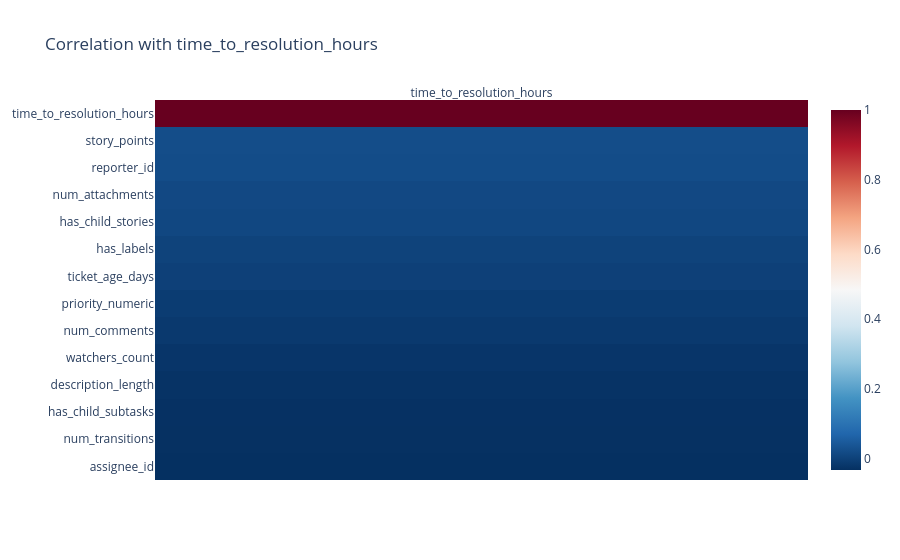

Notebook source saved alongside this figure:
### Markdown cell above
### Correlation Plots

### Code cell
# Select numeric columns only
numeric_data = df.select_dtypes(include=[np.number])

# Choose your target column
target_col = "time_to_resolution_hours"  # change this

# Compute correlation with the target column
corr_with_target = numeric_data.corr()[[target_col]].sort_values(by=target_col, ascending=False)

# Plot heatmap
heatmap_fig = px.imshow(
    corr_with_target,
    aspect="auto",
    color_continuous_scale="RdBu_r",
    title=f"Correlation with {target_col}"
)

heatmap_fig.update_xaxes(side="top")
heatmap_fig.show()

### Figure 1 — Plotly figure (JSON) as saved in the notebook; plotly's stock layout.template omitted (floating-point values rounded to 4 significant figures)
{"data": [{"coloraxis": "coloraxis", "hovertemplate": "x: %{x}<br>y: %{y}<br>color: %{z}<extra></extra>", "name": "0", "type": "heatmap", "x": ["time_to_resolution_hours"], "xaxis": "x", "y": ["time_to_resolution_hours", "story_points", "reporter_id", "num_attachments", "has_child_stories", "has_labels", "ticket_age_days", "priority_numeric", "num_comments", "watchers_count", "description_length", "has_child_subtasks", "num_transitions", "assignee_id"], "yaxis": "y", "z": [[1.0], [0.02249], [0.02028], [0.01312], [0.01158], [0.002883], [-0.001787], [-0.00962], [-0.01593], [-0.02278], [-0.02763], [-0.0305], [-0.03119], [-0.03318]]}], "layout": {"coloraxis": {"colorscale": [[0, "rgb(5,48,97)"], [0.1, "rgb(33,102,172)"], [0.2, "rgb(67,147,195)"], [0.3, "rgb(146,197,222)"], [0.4, "rgb(209,229,240)"], [0.5, "rgb(247,247,247)"], [0.6, "rgb(253,219,199)"], [0.7, "rgb(244,165,130)"], [0.8, "rgb(214,96,77)"], [0.9, "rgb(178,24,43)"], [1, "rgb(103,0,31)"]]}, "title": {"text": "Correlation with time_to_resolution_hours"}, "xaxis": {"anchor": "y", "domain": [0, 1], "side": "top"}, "yaxis": {"anchor": "x", "autorange": "reversed", "domain": [0, 1]}}}
